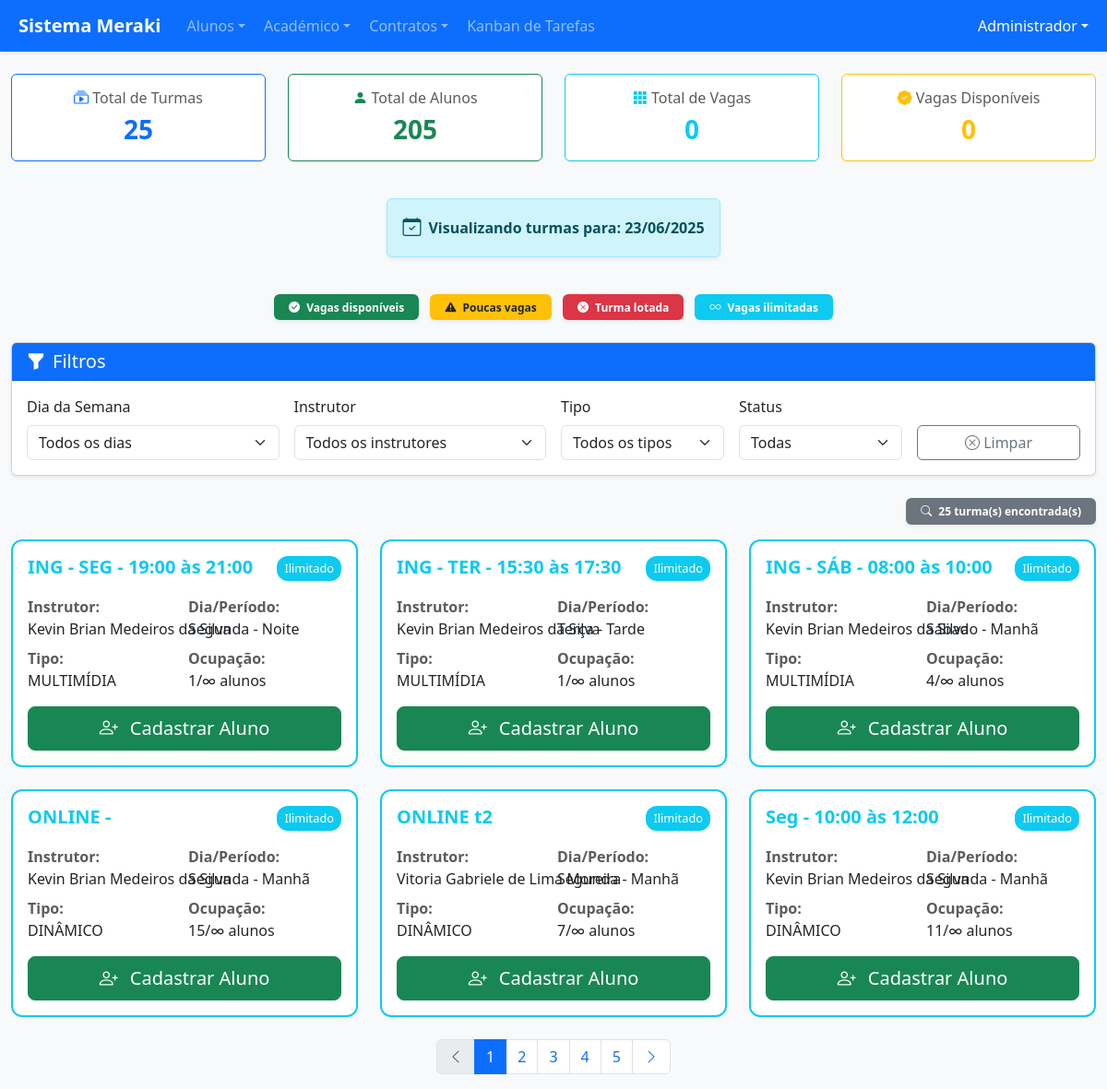
Page /mapa_turmas.php (signed in) on the earlier database version.
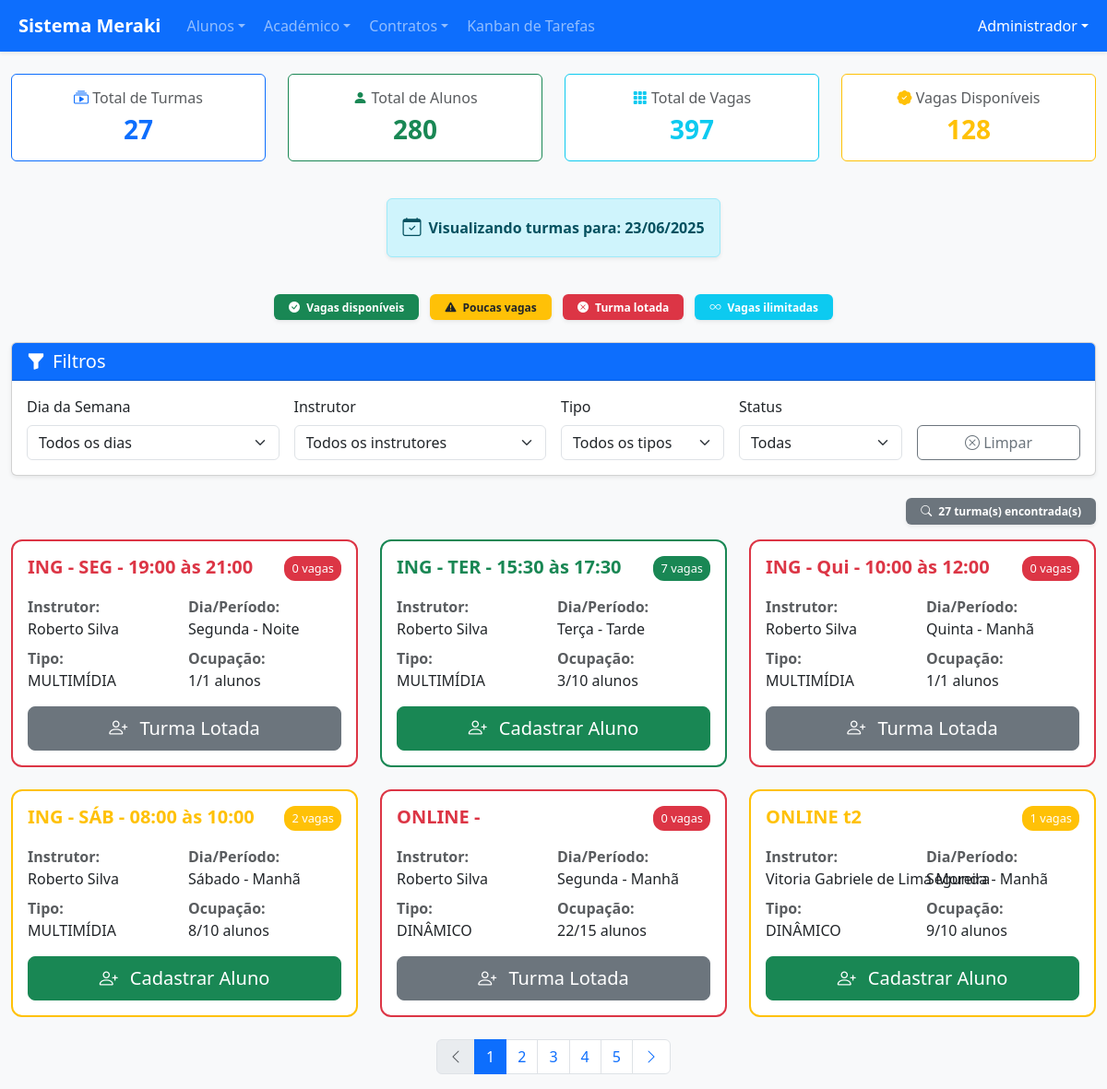
Same page on the later database version.
### tables this page shows
CREATE TABLE `turmas` (
  `id` int(11) NOT NULL,
  `nome` varchar(100) NOT NULL,
  `instrutor_id` int(11) DEFAULT NULL,
  `vagas` int(11) DEFAULT NULL,
  `status` varchar(30) DEFAULT NULL,
  `dia_semana_id` int(11) DEFAULT NULL,
  `periodo_id` int(11) DEFAULT NULL,
  `tipo_id` int(11) DEFAULT NULL,
  `dia_semana` int(11) DEFAULT NULL,
  `periodo` int(11) DEFAULT NULL,
  `ultima_presenca_em` date DEFAULT NULL,
  `vagas_total` int(11) DEFAULT '0' COMMENT 'Número máximo de vagas na turma (0 = ilimitado)'
);

### mapa_turmas.php (the view, shortened to what the changed rows need)
<?php
require 'conexao.php';
function sanitizeFiltros(): array {
    $filtros = [
        'dia' => trim(filter_input(INPUT_GET, 'dia', FILTER_UNSAFE_RAW) ?: ''),
        'instrutor' => trim(filter_input(INPUT_GET, 'instrutor', FILTER_UNSAFE_RAW) ?: ''),
        'vagas' => trim(filter_input(INPUT_GET, 'vagas', FILTER_SANITIZE_FULL_SPECIAL_CHARS) ?: ''),
        'tipo' => trim(filter_input(INPUT_GET, 'tipo', FILTER_UNSAFE_RAW) ?: ''),
        'limpar' => filter_input(INPUT_GET, 'limpar', FILTER_VALIDATE_BOOLEAN)
    ];
    $filtros['dia'] = html_entity_decode(urldecode($filtros['dia']), ENT_QUOTES, 'UTF-8');
    $filtros['instrutor'] = html_entity_decode(urldecode($filtros['instrutor']), ENT_QUOTES, 'UTF-8');
    $filtros['tipo'] = html_entity_decode(urldecode($filtros['tipo']), ENT_QUOTES, 'UTF-8');
    return $filtros;
}
function carregarTurmas(PDO $pdo, array $filtros): array {
    $sql = "
        SELECT
            t.id,
            t.nome AS turma_nome,
            COALESCE(i.nome, 'Não definido') AS instrutor,
            COALESCE(d.nome, 'Não definido') AS dia,
            COALESCE(t.vagas_total, 0) AS vagas,
            COALESCE(tt.nome, 'Não definido') AS tipo,
            COALESCE(p.nome, 'Não definido') AS periodo,
            COUNT(at.aluno_id) AS total_alunos,
            t.ultima_presenca_em,
            CASE
                WHEN t.vagas_total = 0 THEN 'SEM_LIMITE'
                WHEN t.vagas_total > 0 AND COUNT(at.aluno_id) >= t.vagas_total THEN 'LOTADA'
                WHEN t.vagas_total > 0 AND (t.vagas_total - COUNT(at.aluno_id)) <= 2 THEN 'QUASE_LOTADA'
                WHEN t.vagas_total > 0 THEN 'DISPONIVEL'
                ELSE 'SEM_LIMITE'
            END as status_vagas_db
        FROM turmas t
        LEFT JOIN instrutores i ON t.instrutor_id = i.id
        LEFT JOIN dias_semana d ON t.dia_semana_id = d.id
        LEFT JOIN periodos p ON t.periodo_id = p.id
        LEFT JOIN tipos_turma tt ON t.tipo_id = tt.id
        LEFT JOIN alunos_turmas at ON t.id = at.turma_id AND at.ativo = 1
        LEFT JOIN alunos a ON at.aluno_id = a.id AND a.status IN ('Ativo', 'ativo')
        WHERE t.status = 'ativa'
    ";
    $params = [];
    $sql .= "
        GROUP BY t.id, t.nome, i.nome, d.nome, t.vagas_total, tt.nome, p.nome, t.ultima_presenca_em
        ORDER BY
            CASE tt.nome
                WHEN 'MULTIMÍDIA' THEN 1
                WHEN 'DINÂMICO' THEN 2
                ELSE 3
            END,
            CASE d.nome
                WHEN 'Segunda' THEN 1
                WHEN 'Terça' THEN 2
                WHEN 'Quarta' THEN 3
                WHEN 'Quinta' THEN 4
                WHEN 'Sexta' THEN 5
                WHEN 'Sábado' THEN 6
                WHEN 'Domingo' THEN 7
                ELSE 8
            END,
            t.nome
    ";
    try {
        $stmt = $pdo->prepare($sql);
        $stmt->execute($params);
        $turmas = $stmt->fetchAll(PDO::FETCH_ASSOC);
        return processarTurmas($turmas, $filtros);
    } catch (PDOException $e) {
        error_log("Erro ao carregar turmas: " . $e->getMessage());
        return ['turmas' => [], 'estatisticas' => [], 'erro' => $e->getMessage()];
    }
}
function processarTurmas(array $turmasRaw, array $filtros): array {
    $diaHoje = DIAS_SEMANA[date('w')];
    $turmasProcessadas = [];
    $estatisticas = [
        'total_turmas' => 0,
        'total_alunos' => 0,
        'total_vagas' => 0,
        'total_disponiveis' => 0
    ];
    foreach ($turmasRaw as $turma) {
        $turma = processarTurmaIndividual($turma, $diaHoje);
        $turmasProcessadas[] = $turma;
        $estatisticas['total_turmas']++;
        $estatisticas['total_alunos'] += (int)$turma['total_alunos'];
        if ((int)$turma['vagas'] > 0) {
            $estatisticas['total_vagas'] += (int)$turma['vagas'];
            $estatisticas['total_disponiveis'] += (int)$turma['vagas_numericas'];
        }
    }
    return [
        'turmas' => $turmasProcessadas,
        'estatisticas' => $estatisticas
    ];
}
function aplicarFiltroVagas(array $turma, string $filtroVagas): bool {
    if (empty($filtroVagas)) {
        return true;
    }
    return true;
}
function processarTurmaIndividual(array $turma, string $diaHoje): array {
    $vagas = (int)$turma['vagas'];
    $alunos = (int)$turma['total_alunos'];
    if ($vagas == 0) {
        $turma['disponiveis'] = 'Ilimitado';
        $turma['vagas_numericas'] = 999;
    } else {
        $turma['disponiveis'] = max(0, $vagas - $alunos);
        $turma['vagas_numericas'] = $turma['disponiveis'];
    }
    $turma['hoje'] = ($turma['dia'] === $diaHoje);
    if (isset($turma['status_vagas_db'])) {
        $turma['status_vagas'] = strtolower(str_replace('_', '-', $turma['status_vagas_db']));
    }
    switch ($turma['status_vagas']) {
        case 'lotada':
            $turma['card_class'] = 'danger';
            break;
        case 'quase-lotada':
            $turma['card_class'] = 'warning';
            break;
        case 'disponivel':
            $turma['card_class'] = 'success';
            break;
        case 'sem-limite':
            $turma['card_class'] = 'info';
            break;
    }
    return $turma;
}
$filtros = sanitizeFiltros();
$dadosTurmas = carregarTurmas($pdo, $filtros);
$turmas = $dadosTurmas['turmas'];
$estatisticas = $dadosTurmas['estatisticas'];
?>
<!DOCTYPE html>
<html lang="pt-BR">
<head>
    <link rel="stylesheet" href="https://cdn.jsdelivr.net/npm/bootstrap@5.3.0/dist/css/bootstrap.min.css">
    <link rel="stylesheet" href="https://cdn.jsdelivr.net/npm/bootstrap-icons@1.10.0/font/bootstrap-icons.css">
</head>
<body class="bg-light">
    <main class="container-fluid mt-4">
        <section class="row text-center mb-4" aria-label="Resumo geral das turmas">
            <div class="col-md-3 col-sm-6 mb-3">
                <div class="card border-primary h-100">
                    <div class="card-body">
                        <h6 class="text-muted mb-2">
                            <i class="bi bi-collection-play text-primary"></i>
                            Total de Turmas
                        </h6>
                        <h3 class="text-primary fw-bold mb-0">
                            <?= number_format($estatisticas['total_turmas']) ?>
                        </h3>
                    </div>
                </div>
            </div>
            <div class="col-md-3 col-sm-6 mb-3">
                <div class="card border-success h-100">
                    <div class="card-body">
                        <h6 class="text-muted mb-2">
                            <i class="bi bi-person-fill text-success"></i>
                            Total de Alunos
                        </h6>
                        <h3 class="text-success fw-bold mb-0">
                            <?= number_format($estatisticas['total_alunos']) ?>
                        </h3>
                    </div>
                </div>
            </div>
            <div class="col-md-3 col-sm-6 mb-3">
                <div class="card border-info h-100">
                    <div class="card-body">
                        <h6 class="text-muted mb-2">
                            <i class="bi bi-grid-3x3-gap-fill text-info"></i>
                            Total de Vagas
                        </h6>
                        <h3 class="text-info fw-bold mb-0">
                            <?= number_format($estatisticas['total_vagas']) ?>
                        </h3>
                    </div>
                </div>
            </div>
            <div class="col-md-3 col-sm-6 mb-3">
                <div class="card border-warning h-100">
                    <div class="card-body">
                        <h6 class="text-muted mb-2">
                            <i class="bi bi-patch-check-fill text-warning"></i>
                            Vagas Disponíveis
                        </h6>
                        <h3 class="text-warning fw-bold mb-0">
                            <?= number_format($estatisticas['total_disponiveis']) ?>
                        </h3>
                    </div>
                </div>
            </div>
        </section>
        <?php if (count($turmas) > 0): ?>
            <div class="mb-3 text-end">
                <span class="badge bg-secondary px-3 py-2 shadow-sm">
                    <i class="bi bi-search me-1"></i>
                    <?= count($turmas) ?> turma(s) encontrada(s)
                </span>
            </div>
        <?php endif; ?>
        <div class="row row-cols-1 row-cols-md-2 row-cols-xl-3 g-4" id="cards-container">
            <?php foreach ($turmas as $index => $turma): ?>
                <div class="col card-entry animate-entry" style="animation-delay: <?= $index * 0.1 ?>s">
                    <div class="card card-turma h-100 border-<?= $turma['card_class'] ?> border-2">
                        <div class="card-body d-flex flex-column">
                            <div class="d-flex justify-content-between align-items-start mb-3">
                                <h5 class="card-title fw-bold text-<?= $turma['card_class'] ?> mb-0">
                                    <?= htmlspecialchars($turma['turma_nome']) ?>
                                </h5>
                                <div class="d-flex flex-column align-items-end">
                                    <span class="status-badge bg-<?= $turma['card_class'] ?> text-white">
                                        <?= is_numeric($turma['disponiveis']) ? $turma['disponiveis'] . ' vagas' : $turma['disponiveis'] ?>
                                    </span>
                                </div>
                            </div>
                            <div class="row g-2 mb-3 text-sm">
                                <div class="col-6">
                                    <strong class="text-muted">Instrutor:</strong><br>
                                    <span class="text-truncate"><?= htmlspecialchars($turma['instrutor']) ?></span>
                                </div>
                                <div class="col-6">
                                    <strong class="text-muted">Dia/Período:</strong><br>
                                    <span><?= htmlspecialchars($turma['dia']) ?> - <?= htmlspecialchars($turma['periodo']) ?></span>
                                </div>
                                <div class="col-6">
                                    <strong class="text-muted">Tipo:</strong><br>
                                    <span><?= htmlspecialchars($turma['tipo']) ?></span>
                                </div>
                                <div class="col-6">
                                    <strong class="text-muted">Ocupação:</strong><br>
                                    <span>
                                        <?= $turma['total_alunos'] ?>/<?=
                                            (int)$turma['vagas'] > 0 ? $turma['vagas'] : '∞'
                                        ?> alunos
                                    </span>
                                </div>
                            </div>
                            <div class="mt-auto">
                                <?php
                                    $podeMatricular = ($turma['status_vagas'] !== 'lotada');
                                    $textoBotao = $podeMatricular ? 'Cadastrar Aluno' : 'Turma Lotada';
                                    $classeBotao = $podeMatricular ? 'success' : 'secondary';
                                ?>
                                <a href="precadastro.php?turma_id=<?= urlencode($turma['id']) ?>"
                                   class="btn btn-<?= $classeBotao ?> btn-lg w-100"
                                   <?= !$podeMatricular ? 'onclick="return false;" style="cursor: not-allowed;"' : '' ?>>
                                    <i class="bi bi-person-plus me-2"></i>
                                    <?= $textoBotao ?>
                                </a>
                            </div>
                        </div>
                    </div>
                </div>
            <?php endforeach; ?>
        </div>
    </main>
</body>
</html>

Differences in the rows shown:
no longer on this page (row edited): turmas: nome "Seg - 10:00 às 12:00", disponiveis "Ilimitado", instrutor "Kevin Brian Medeiros da Silva", dia "Segunda", periodo "Manhã", tipo "DINÂMICO", total_alunos "11", textoBotao "Cadastrar Aluno"
changed turmas "ING - SEG - 19:00 às 21:00": instrutor "Kevin Brian Medeiros da Silva" → "Roberto Silva"; vagas (not shown) → "1"; textoBotao "Cadastrar Aluno" → "Turma Lotada"; disponiveis "Ilimitado" → "0"; text "∞" → "vagas"
changed turmas "ING - TER - 15:30 às 17:30": instrutor "Kevin Brian Medeiros da Silva" → "Roberto Silva"; total_alunos "1" → "3"; vagas (not shown) → "10"; disponiveis "Ilimitado" → "7"; text "∞" → "vagas"
added turmas: nome "ING - Qui - 10:00 às 12:00", disponiveis "0", instrutor "Roberto Silva", dia "Quinta", periodo "Manhã", tipo "MULTIMÍDIA", total_alunos "1", vagas "1", textoBotao "Turma Lotada"
changed turmas "ING - SÁB - 08:00 às 10:00": instrutor "Kevin Brian Medeiros da Silva" → "Roberto Silva"; total_alunos "4" → "8"; vagas (not shown) → "10"; disponiveis "Ilimitado" → "2"; text "∞" → "vagas"
changed turmas "ONLINE -": instrutor "Kevin Brian Medeiros da Silva" → "Roberto Silva"; total_alunos "15" → "22"; vagas (not shown) → "15"; textoBotao "Cadastrar Aluno" → "Turma Lotada"; disponiveis "Ilimitado" → "0"; text "∞" → "vagas"
changed turmas "ONLINE t2": total_alunos "7" → "9"; vagas (not shown) → "10"; disponiveis "Ilimitado" → "1"; text "∞" → "vagas"
Other differences:
$estatisticas['total_turmas']: "25" → "27"
$estatisticas['total_alunos']: "205" → "280"
$estatisticas['total_vagas']: "0" → "397"
$estatisticas['total_disponiveis']: "0" → "128"
count($turmas): "25" → "27"
